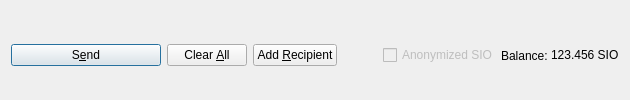
         <widget class="QFrame" name="frame_Send">
          <layout class="QHBoxLayout" name="horizontalLayout">
           <property name="bottomMargin">
            <number>0</number>
           </property>
           <item>
            <widget class="QPushButton" name="sendButton">
             <property name="minimumSize">
              <size>
               <width>150</width>
               <height>0</height>
              </size>
             </property>
             <property name="toolTip">
              <string>Confirm the send action</string>
             </property>
             <property name="text">
              <string>S&amp;end</string>
             </property>
             <property name="icon">
              <iconset resource="../saiko.qrc">
               <normaloff>:/icons/send</normaloff>:/icons/send</iconset>
             </property>
             <property name="autoDefault">
              <bool>false</bool>
             </property>
             <property name="default">
              <bool>true</bool>
             </property>
            </widget>
           </item>
           <item>
            <widget class="QPushButton" name="clearButton">
             <property name="sizePolicy">
              <sizepolicy hsizetype="Minimum" vsizetype="Fixed">
               <horstretch>0</horstretch>
               <verstretch>0</verstretch>
              </sizepolicy>
             </property>
             <property name="toolTip">
              <string>Clear all fields of the form.</string>
             </property>
             <property name="text">
              <string>Clear &amp;All</string>
             </property>
             <property name="icon">
              <iconset resource="../saiko.qrc">
               <normaloff>:/icons/remove</normaloff>:/icons/remove</iconset>
             </property>
             <property name="autoDefault">
              <bool>false</bool>
             </property>
            </widget>
           </item>
           <item>
            <widget class="QPushButton" name="addButton">
             <property name="toolTip">
              <string>Send to multiple recipients at once</string>
             </property>
             <property name="text">
              <string>Add &amp;Recipient</string>
             </property>
             <property name="icon">
              <iconset resource="../saiko.qrc">
               <normaloff>:/icons/add</normaloff>:/icons/add</iconset>
             </property>
             <property name="autoDefault">
              <bool>false</bool>
             </property>
            </widget>
           </item>
           <item>
            <spacer name="horizontalSpacer">
             <property name="orientation">
              <enum>Qt::Horizontal</enum>
             </property>
             <property name="sizeHint" stdset="0">
              <size>
               <width>40</width>
               <height>20</height>
              </size>
             </property>
            </spacer>
           </item>
           <item>
            <layout class="QHBoxLayout" name="horizontalLayout_2">
             <property name="spacing">
              <number>3</number>
             </property>
             <item>
              <widget class="QCheckBox" name="checkzSIO">
               <property name="enabled">
                <bool>false</bool>
               </property>
               <property name="text">
                <string>Anonymized SIO</string>
               </property>
              </widget>
             </item>
             <item>
              <widget class="QLabel" name="label">
               <property name="text">
                <string>Balance:</string>
               </property>
              </widget>
             </item>
             <item>
              <widget class="QLabel" name="labelBalance">
               <property name="sizePolicy">
                <sizepolicy hsizetype="Preferred" vsizetype="Fixed">
                 <horstretch>0</horstretch>
                 <verstretch>0</verstretch>
                </sizepolicy>
               </property>
               <property name="cursor">
                <cursorShape>IBeamCursor</cursorShape>
               </property>
               <property name="text">
                <string notr="true">123.456 SIO</string>
               </property>
               <property name="textInteractionFlags">
                <set>Qt::LinksAccessibleByMouse|Qt::TextSelectableByKeyboard|Qt::TextSelectableByMouse</set>
               </property>
              </widget>
             </item>
            </layout>
           </item>
          </layout>
         </widget>
